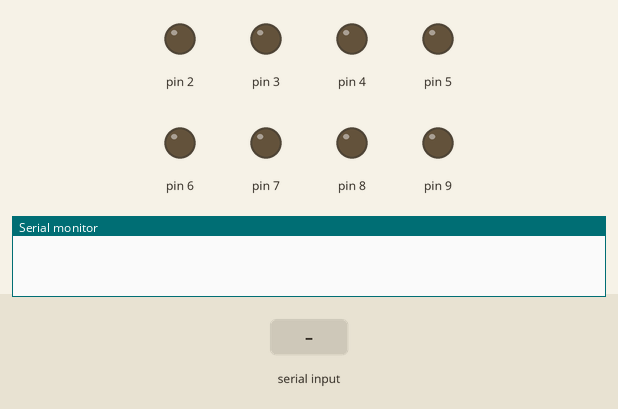
Bench run of a sketch on a simulated Arduino Uno, built with avr-gcc and run on an emulated ATmega328P. Shown: output pins drawn as LEDs (lit = HIGH), the last lines printed to the serial monitor. The inputs (shaded band) are chosen by the test bench.

Above: at 1.2 s.
1.3 s: "90,45\n" received over Serial
At 1.8 s:
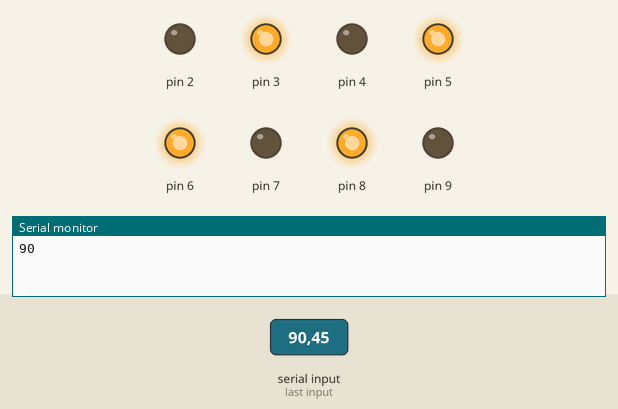
At 6.8 s:
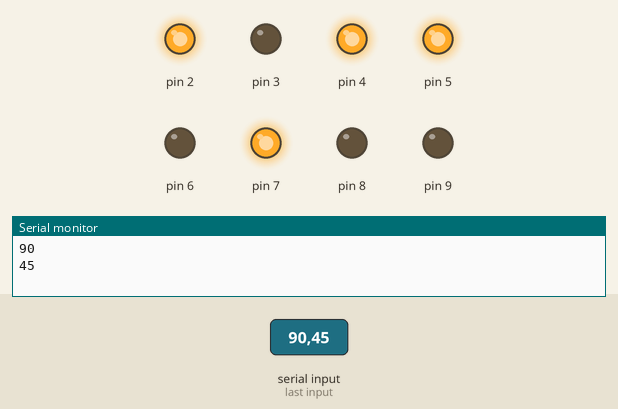
Timing chart, 0 to 13.8 s (numbered marks = the images above; inputs shaded):
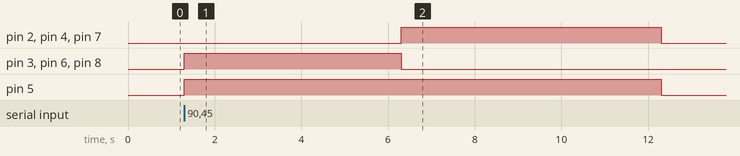

The sketch:

P38_ArduinoPython.ino
```cpp
void setup() {
  Serial.begin(9600);
  pinMode(2, OUTPUT);
  pinMode(3, OUTPUT);
  pinMode(4, OUTPUT);
  pinMode(5, OUTPUT);
  pinMode(6, OUTPUT);
  pinMode(7, OUTPUT);
  pinMode(8, OUTPUT);
  pinMode(9, OUTPUT);
}
void loop() {
  if (Serial.available()) {
    int numero = Serial.parseInt();
    if (numero >= 0 && numero <= 255) {
      actualizarLEDs(numero);
    } else {
      Serial.println("Número fuera de rango (0-255)");
    }
  }
}
void actualizarLEDs(int numero) {
  Serial.println(numero);
  digitalWrite(2, (numero >> 0) & 1);
  digitalWrite(3, (numero >> 1) & 1);
  digitalWrite(4, (numero >> 2) & 1);
  digitalWrite(5, (numero >> 3) & 1);
  digitalWrite(6, (numero >> 4) & 1);
  digitalWrite(7, (numero >> 5) & 1);
  digitalWrite(8, (numero >> 6) & 1);
  digitalWrite(9, (numero >> 7) & 1);
  delay(5000);
}
```

Measured:
- after the input at 1.3 s, pin 2, pin 4, pin 7: LOW → HIGH after 5.0 s, → LOW 6.0 s later; pin 3, pin 6, pin 8: LOW → HIGH at once, → LOW 5.0 s later; pin 5: LOW → HIGH at once, → LOW 11.0 s later
